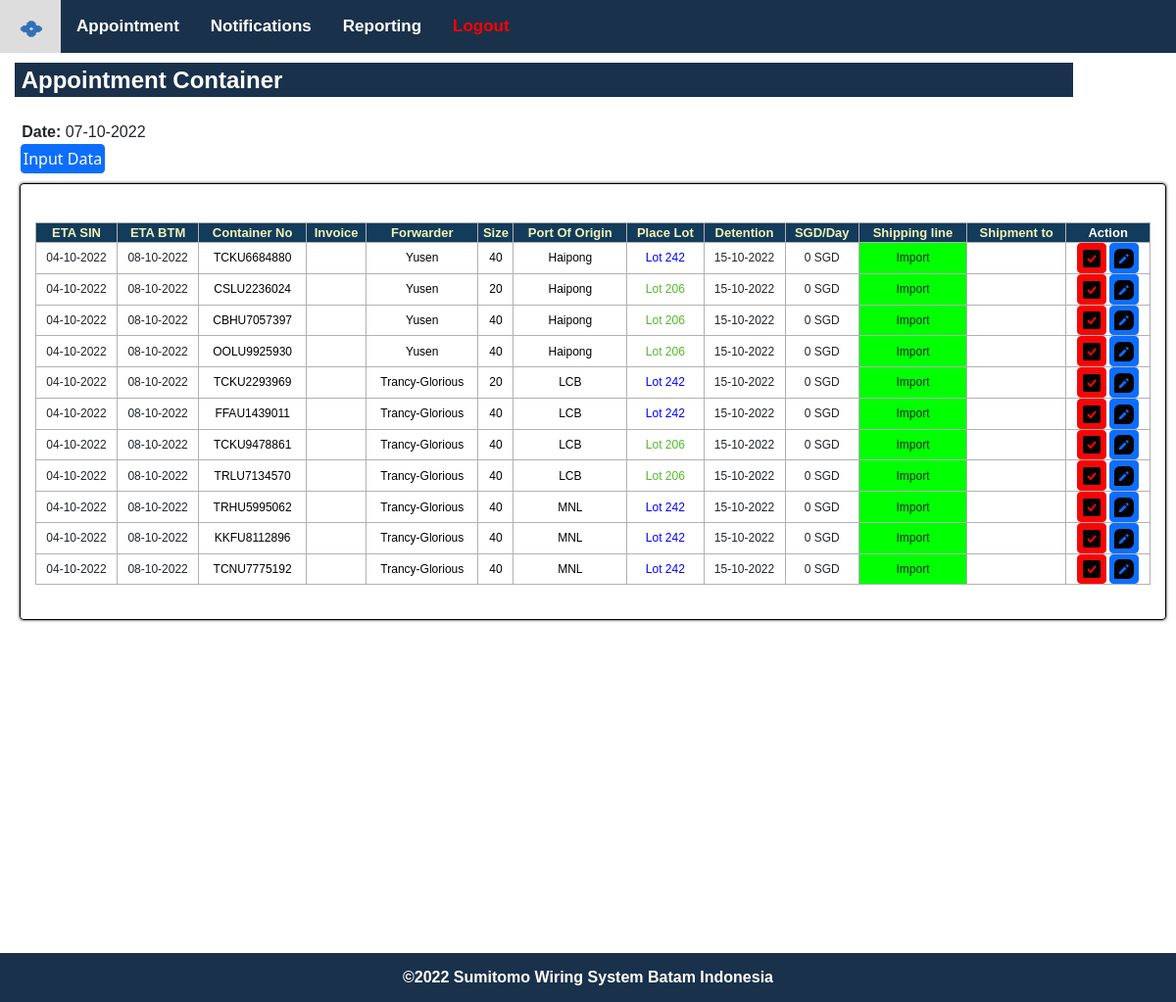
/Appointment_Container.php (signed in), run on the app's committed database.
### tables this page shows
CREATE TABLE `datacon` (
  `id` int(11) NOT NULL,
  `datein` date NOT NULL,
  `dateout` date NOT NULL,
  `dateout2` date DEFAULT NULL,
  `nama` varchar(100) NOT NULL,
  `forwarder_id` int(11) NOT NULL,
  `tglout` date DEFAULT NULL,
  `tglout2` date DEFAULT NULL,
  `tglout3` date DEFAULT NULL,
  `nocon` varchar(30) NOT NULL,
  `invoice` varchar(50) NOT NULL,
  `size` varchar(30) NOT NULL,
  `poo` varchar(25) NOT NULL,
  `loca` varchar(25) NOT NULL,
  `section` varchar(30) NOT NULL,
  `isempty` smallint(1) DEFAULT NULL,
  `shipment` varchar(50) NOT NULL
);

CREATE TABLE `forwarder` (
  `id` int(11) NOT NULL,
  `nama` varchar(1000) NOT NULL
);

### Appointment_Container.php (the view, shortened to what this page needs)
<!DOCTYPE html>
<html lang="en">
<head>
        <link rel="stylesheet" href="asset/font-awesome.min.css">
        <link href="css/appoint.css" rel="stylesheet"/>
        <link rel="stylesheet" type="text" href="css/all.css" ><link rel="stylesheet" href="asset/bootstrap-icons.css">
</head>
<body>
        <div class="topnav">
            <a href="Appointment_Container.php" class="active">
                <img class="image" src="images/logosumi.png">
            </a>
            <div id="">
                <a class="nav-link" href="Appointment_Container.php"><strong>Appointment</strong></a>
                <a class="nav-link" href="Notifications_Container2.php"><strong>Notifications</strong></a>
                <a class="nav-link" href="Reporting_Container.php"><strong>Reporting</strong></a>
                <a class="nav-link" href="logout.php" style="color: #FF0000"><strong>Logout</strong></a>
            </div>
            </div>
            <div class="txtbar1">
                <strong>
                    <font size="5" face="Arial" color="#fff">&nbsp;Appointment Container</font>
                </strong>
            </div>
            <br>
            <?php
            $sekarang    = date("d-m-Y");
            ?>
            <p>&nbsp;&nbsp;&nbsp;&nbsp;&nbsp;<b>Date: </b><?php echo $sekarang ?></p>
                &nbsp;&nbsp;&nbsp;&nbsp;&nbsp;<button type="button" class="btn btn-primary" data-bs-toggle="modal" data-bs-target="#exampleModal">
                    Input Data
                </button>
                        <tr bgcolor="#1A314B">
                            <div class="outer-wrapper">
                                <div class="table-wrapper">
                                    &nbsp;&nbsp;<table>
                                        <thead>
                                        <th rowspan="2"><b>ETA SIN</b></th>
                                        <th rowspan="2"><b>ETA BTM</b></th>
                                        <th rowspan="2"><b>Container No</b></th>
                                        <th rowspan="2"><b>Invoice</b></th>
                                        <th rowspan="2"><b>Forwarder</b></th>
                                        <th rowspan="2"><b>Size</b></th>
                                        <th rowspan="2"><b>Port Of Origin</b></th>
                                        <th rowspan="2"><b>Place Lot</b></th>
                                        <th rowspan="2"><b>Detention</b></th>
                                        <tr>
                                            <th rowspan="2"><b>SGD/Day</b></th>
                                            <th rowspan="2"><b>Shipping line</b></th>
                                            <th rowspan="2"><b>Shipment to</b></th>
                                            <th style="color:white"><b>Action</b></th>
                                        </tr>
                                        </thead>
                        </tr>
                                <?php
                                include 'koneksi.php';
                                function bgcolor($lot)
                                {
                                    if ($lot== 'Lot 206') {
                                        return '50BB25';
                                    }
                                    if ($lot== 'Lot 242') {
                                        return '0000ff';
                                    }
                                    return 'FFF';
                                }
                                function secolor($section)
                                {
                                    if ($section== 'Import') {
                                        return '00ff00';
                                    }
                                    return 'FFF';
                                }
                                $limit = 10000;
                                $pagess = isset($_GET['page'])? $_GET['page'] : 0;
                                $offset = ($pagess > 0 && $pagess !=1 )?($pagess - 1) + 9999 : 0;
                                $data = mysqli_query($koneksi, "select datacon.* , f.nama from datacon INNER JOIN forwarder as f ON f.id = datacon.forwarder_id  AND tglout IS NULL order by poo ASC limit $limit offset $offset");
                                function dendasin($lambat, $kembali, $days, $size, $poo, $section)
                                {
                                    if ($lambat < $kembali) {
                                        return 0;
                                    }
                                }
                                function setdateout($poo , $section,$datein){
                                    return date('Y-m-d' , strtotime($datein. ' + 11 days'));
                                  }
                                while ($d = mysqli_fetch_array($data)) {
                                    $kembali    = new DateTime(setdateout($d['poo'],$d['section'],$d['datein']));
                                    $lambat     = new DateTime(date('Y-m-d H:i:s', (strtotime((date('Y-m-d',time()))." 00:00:00"))));
                                    $diff       = $lambat->diff($kembali);
                                    $dendasin = dendasin($lambat, $kembali, $diff->days, $d['size'], $d['poo'], $d['section']);
                                ?>
                                    <tr>
                                        <td><?php echo date('d-m-Y', strtotime($d['datein'])); ?></td>
                                        <td><?php echo date('d-m-Y', strtotime($d['datein']. ' + 4  days'));; ?></td>
                                        <td style='color:#000'><?php echo $d['nocon']; ?></td>
                                        <td style='color:#000'><?php echo $d['invoice']; ?></td>
                                        <td style='color:#000'><?php echo $d['nama']; ?></td>
                                        <td style='color:#000'><?php echo $d['size']; ?></td>
                                        <td style='color:#000'><?php echo $d['poo']; ?></td>
                                        <td style='color:#<?php echo bgcolor($d['loca']);?>'><?php echo $d['loca']; ?></td>
                                        <td><?php echo date ('d-m-Y',strtotime($d['dateout'])); ?></td>
                                        <td><?php echo $dendasin . ' SGD' ?></td>
                                        <td style='background-color:#<?php echo secolor ($d['section']); ?>'><?php echo $d['section']; ?></td>
                                        <td style='color:#000'><?php echo $d['shipment']; ?></td>
                                        <td><a href="aksiconrepot.php?id=<?=$d['id']; ?>&forwarder=<?=$d['forwarder_id']; ?> ">
                                <button type="button" class="btn btn-danger" >
                                </button></a>
                                <button type="button" id="buttons" onclick="change(this)" data-id="<?=$d['id']; ?>" data-nocon="<?=$d['nocon']; ?>" class="btn btn-primary">
                                        </button>
                                </tr>
                            <?php } ?>
                <div class="footer" style="background-color: #1A314B;">
                    <center>
                        <p class="text-white"><Strong>©2022 Sumitomo Wiring System Batam Indonesia</Strong></p>
                    </center>
                </div>
</body>
</html>

### data on the page
datacon: datein "04-10-2022", datein "08-10-2022", nocon "TCKU6684880", forwarder.nama "Yusen", size "40", poo "Haipong", loca "Lot 242", dateout "15-10-2022", dendasin "0", section "Import"
datacon: datein "04-10-2022", datein "08-10-2022", nocon "CSLU2236024", forwarder.nama "Yusen", size "20", poo "Haipong", loca "Lot 206", dateout "15-10-2022", dendasin "0", section "Import"
datacon: datein "04-10-2022", datein "08-10-2022", nocon "CBHU7057397", forwarder.nama "Yusen", size "40", poo "Haipong", loca "Lot 206", dateout "15-10-2022", dendasin "0", section "Import"
datacon: datein "04-10-2022", datein "08-10-2022", nocon "OOLU9925930", forwarder.nama "Yusen", size "40", poo "Haipong", loca "Lot 206", dateout "15-10-2022", dendasin "0", section "Import"
datacon: datein "04-10-2022", datein "08-10-2022", nocon "TCKU2293969", forwarder.nama "Trancy-Glorious", size "20", poo "LCB", loca "Lot 242", dateout "15-10-2022", dendasin "0", section "Import"
datacon: datein "04-10-2022", datein "08-10-2022", nocon "FFAU1439011", forwarder.nama "Trancy-Glorious", size "40", poo "LCB", loca "Lot 242", dateout "15-10-2022", dendasin "0", section "Import"
datacon: datein "04-10-2022", datein "08-10-2022", nocon "TCKU9478861", forwarder.nama "Trancy-Glorious", size "40", poo "LCB", loca "Lot 206", dateout "15-10-2022", dendasin "0", section "Import"
datacon: datein "04-10-2022", datein "08-10-2022", nocon "TRLU7134570", forwarder.nama "Trancy-Glorious", size "40", poo "LCB", loca "Lot 206", dateout "15-10-2022", dendasin "0", section "Import"
datacon: datein "04-10-2022", datein "08-10-2022", nocon "TRHU5995062", forwarder.nama "Trancy-Glorious", size "40", poo "MNL", loca "Lot 242", dateout "15-10-2022", dendasin "0", section "Import"
datacon: datein "04-10-2022", datein "08-10-2022", nocon "KKFU8112896", forwarder.nama "Trancy-Glorious", size "40", poo "MNL", loca "Lot 242", dateout "15-10-2022", dendasin "0", section "Import"
datacon: datein "04-10-2022", datein "08-10-2022", nocon "TCNU7775192", forwarder.nama "Trancy-Glorious", size "40", poo "MNL", loca "Lot 242", dateout "15-10-2022", dendasin "0", section "Import"
